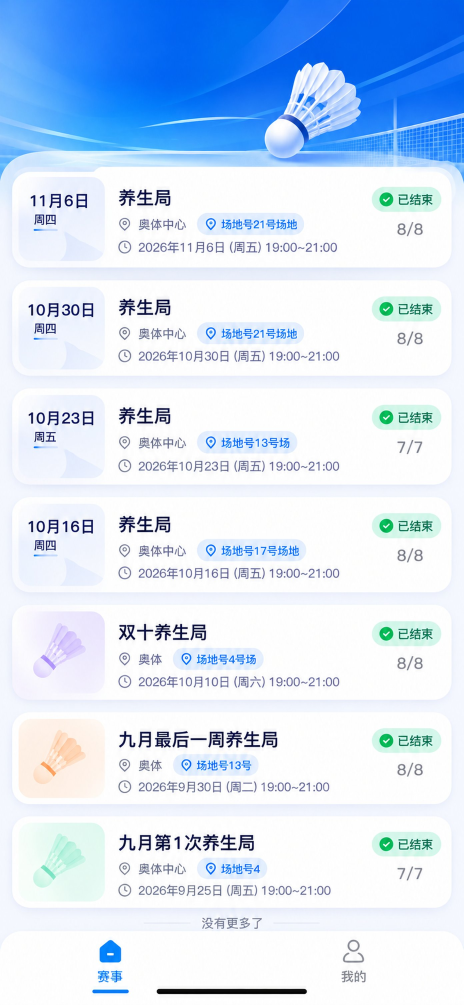
#> input picture design/source/badminton_source.jpg, 1391 x 3013 px (shown at 1/3 size)
$ python build_tiles.py
#> lines starting #> are read from the running program, lines starting #| are printed output that depends on the picture
"""
生成首页日期块用的三张贴片（client/public/tile/tile-{purple,orange,mint}.jpg）。

为什么要单独一个脚本：这三张不是"从设计稿直接裁下来"那么简单，中间有三步处理，
任何一步漏掉都会出问题（都踩过）：

1. **往里缩 20px 再裁**：设计稿里的贴片自带圆角，直接拿来当背景会和 CSS 的
   border-radius 叠成"双圆角"，边缘出现一圈浅色描边。
2. **构图只取紫色那张**：三张原图里羽毛球在各自裁切框中的位置/角度并不一致
   （紫偏上、橙偏左下、薄荷居中），三张各用各的会出现"某一张靠下"。
   所以只用紫色的构图，另外两张用**色相旋转**生成，保证位置完全一致。
3. **底色与插画在图片里就拼好**：底色 = 插画自身铺满后重度模糊（颜色/色调都来自
   插画本身，不会有色差接缝）；插画缩到 72% 贴到右下角，左缘 28% 羽化。
   （不要用 "图 + CSS 纯色底" 两层拼——那样会露出一条竖直接缝。）
4. **导出 JPEG 而不是 WebP**：CSS 的 background-image 解码失败是**静默**的，
   老 iOS / 老微信 WebView 不支持 WebP 时只会显示底色（线上真出现过）。

用法：
    python design/build_tiles.py
"""
import os

import numpy as np
from PIL import Image, ImageDraw, ImageFilter

ROOT = os.path.abspath(os.path.join(os.path.dirname(__file__), '..'))
SRC = os.path.join(ROOT, 'design', 'source', 'badminton_source.jpg')
OUT = os.path.join(ROOT, 'client', 'public', 'tile')

# 设计稿大图（1391×3013）里三个贴片的位置
BOXES = {
    'tile-purple': (53, 1832, 316, 2097),
    'tile-orange': (53, 2140, 316, 2405),
    'tile-mint': (53, 2435, 316, 2703),
}
INSET = 20      # 去掉贴片自带的圆角边缘
SCALE = 0.72    # 羽毛球缩到 72%
RIGHT = 12      # 右下角偏移
DOWN = 2
FEATHER = 0.28  # 插画左缘羽化比例
BLUR = 26       # 底色模糊半径


def median_hue(art: Image.Image) -> int:
    """贴片主色相（只统计高饱和像素），用来算三张之间的色相偏移。"""
    hsv = np.asarray(art.convert('HSV'), dtype=np.int16)
    sat = hsv[..., 1]
    return int(np.median(hsv[..., 0][sat > 40]))


def compose(art: Image.Image) -> Image.Image:
    """把贴片做成一整张：模糊底 + 缩小靠右下的插画（左缘羽化）。"""
    W, H = art.size
    aw, ah = int(W * SCALE), int(H * SCALE)

    canvas = art.resize((W, H), Image.LANCZOS).filter(ImageFilter.GaussianBlur(BLUR))
    small = art.resize((aw, ah), Image.LANCZOS)

    mask = Image.new('L', (aw, ah), 0)
    md = ImageDraw.Draw(mask)
    ramp = int(aw * FEATHER)
    for x in range(aw):
        md.line((x, 0, x, ah), fill=255 if x >= ramp else int(255 * x / ramp))

    canvas.paste(small, (W - aw + RIGHT, H - ah + DOWN), mask)
    return canvas


def main() -> None:
    os.makedirs(OUT, exist_ok=True)
    src = Image.open(SRC).convert('RGB')
#> src is the input picture: PIL image 1391x3013 RGB; mean R, G, B 207.6, 225.1, 246.2
    arts = {
        name: src.crop((l + INSET, t + INSET, r - INSET, b - INSET))
        for name, (l, t, r, b) in BOXES.items()
    }
#> arts = 3 items
    base = compose(arts['tile-purple'])
#> in compose, `mask = Image.new('L', (aw, ah), 0)`: mask: PIL image 160x162 L; every value is 0
#> in compose, `canvas.paste(small, (W - aw + RIGHT, H - ah + DOWN), mask)`:
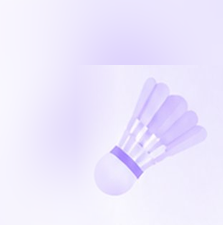
#> canvas: PIL image 223x225 RGB; mean R, G, B 237, 231.9, 253.1
    base.save(os.path.join(OUT, 'tile-purple.jpg'), 'JPEG', quality=92, optimize=True)

    # 另外两张：整张色相旋转（浅色底一起转），构图与紫色完全一致
    purple_hue = median_hue(arts['tile-purple'])
#> in median_hue, `sat = hsv[..., 1]`:
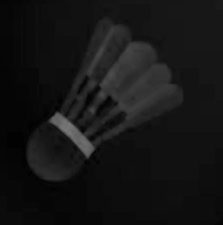
#> sat: shape (225, 223) int16; min 0, max 121, mean 20.9
#> purple_hue = 181
    for name in ('tile-orange', 'tile-mint'):
        delta = median_hue(arts[name]) - purple_hue
        hsv = np.asarray(base.convert('HSV'), dtype=np.int16)
        hsv[..., 0] = (hsv[..., 0] + delta) % 256
        out = Image.fromarray(hsv.astype(np.uint8), 'HSV').convert('RGB')
        out.save(os.path.join(OUT, f'{name}.jpg'), 'JPEG', quality=92, optimize=True)
        print(f'{name}.jpg  色相偏移 {delta:+d}')
#> this loop made 2 passes
#> delta on passes 1 to 2: -163, -68
#| tile-orange.jpg  色相偏移 -163
#| tile-mint.jpg  色相偏移 -68
#> pass 1, in median_hue (call 2), `sat = hsv[..., 1]`:
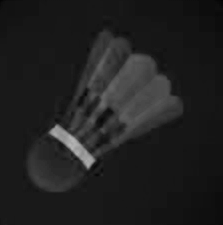
#> sat: shape (225, 223) int16; min 2, max 181, mean 32
#> pass 1, in main, `hsv = np.asarray(base.convert('HSV'), dtype=np.int16)`:
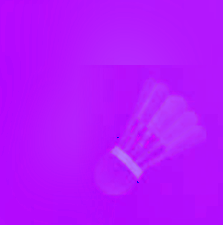
#> hsv: shape (225, 223, 3) int16; mean R, G, B 179.4, 21.2, 253.1
#> pass 1, in main, `out = Image.fromarray(hsv.astype(np.uint8), 'HSV').convert('RGB')`:
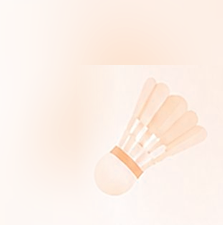
#> out: PIL image 223x225 RGB; mean R, G, B 253.1, 240.3, 231.9
#> after the loop:
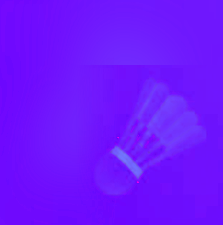
#> hsv: shape (225, 223, 3) int16; mean R, G, B 111.4, 21.2, 253.1
#> after the loop:
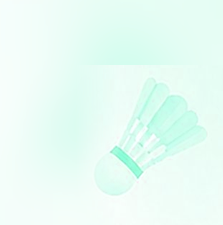
#> out: PIL image 223x225 RGB; mean R, G, B 231.9, 253.1, 245.3

    print('done →', OUT)
#| done → client/public/tile


if __name__ == '__main__':
    main()
